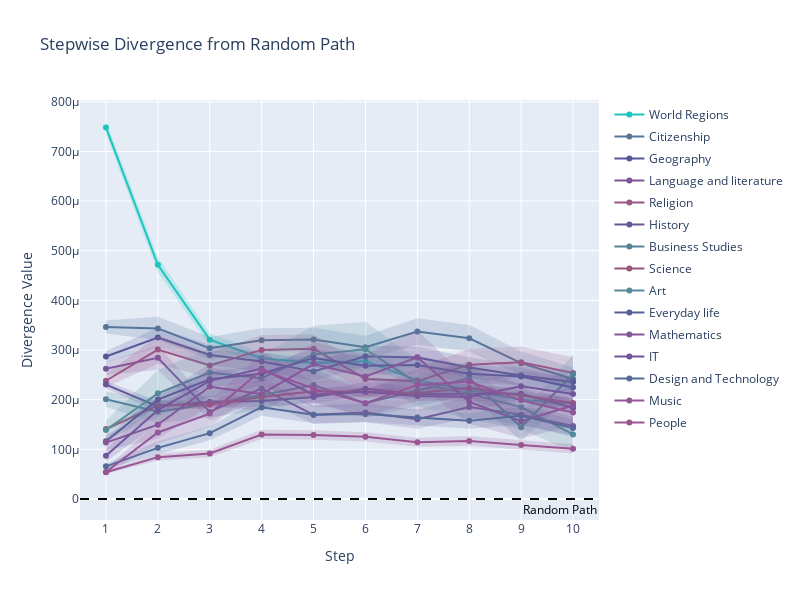

The notebook cell this image was saved under:
### Code cell
backclick_palette = config.PALETTE_CATEGORY_DICT_COLORS
backclick_palette['<'] = '#000000'
fig_cat = plot_category_step_divergence(KL_cat_df, backclick_palette)
fig_cat.show()
